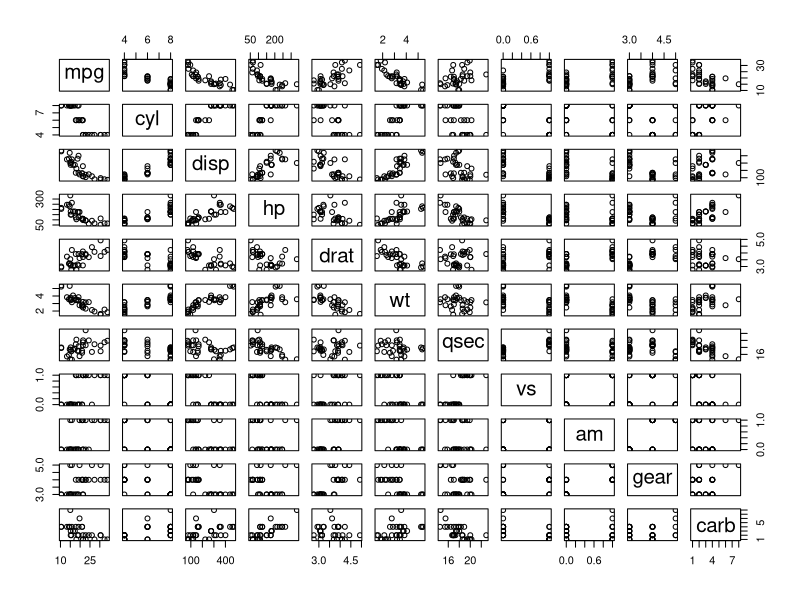

Recreate this plot in R.
data("mtcars")

head(mtcars)

str(mtcars)

print(mtcars)
summary(mtcars)
plot(mtcars)

s3_obj <- list(name = "Myself", age = 29, GPA = 3.5)
class(s3_obj) <- "student_s3"

setClass("student_s4",
         slots = c(name = "character", age = "numeric", GPA = "numeric"))
s4_obj <- new("student_s4", name = "Myself", age = 29, GPA = 3.5)

print(s3_obj)
print(s4_obj)

str(s3_obj)

typeof(s3_obj)